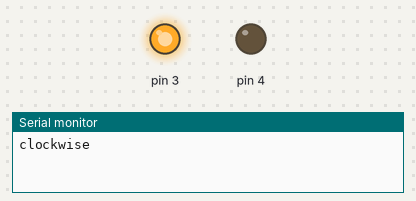
Simulated run of this sketch. Board: Arduino Uno, built with avr-gcc and run on an emulated ATmega328P. Shown: output pins drawn as LEDs (lit = HIGH), the last lines printed to the serial monitor.

Above: at 5.0 s.
At 15.0 s:
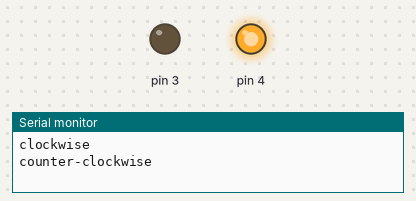
Timing chart, 0 to 26.0 s (numbered marks = the images above):
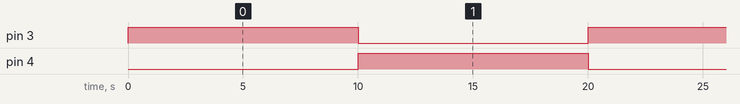

Measured:
- by itself, pin 3, pin 4: alternates HIGH for 10.0 s and LOW for 10.0 s

The sketch:

dc_motor_running.ino
```cpp
void setup() {
  // put your setup code here, to run once:
pinMode(3,OUTPUT);
pinMode(4,OUTPUT);
Serial.begin(9600);
}

void loop() {
  // put your main code here, to run repeatedly:
digitalWrite(3,HIGH);
digitalWrite(4,LOW);
Serial.println("clockwise");
delay(10000);

digitalWrite(3,LOW);
digitalWrite(4,HIGH);
Serial.println("counter-clockwise");
delay(10000);
}
```
